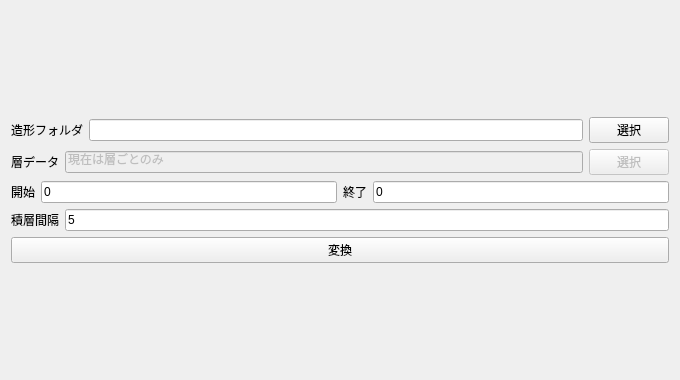
<?xml version="1.0" encoding="UTF-8"?>
<ui version="4.0">
 <class>ConvertPanel</class>
 <widget class="QWidget" name="ConvertPanel">
  <property name="geometry">
   <rect>
    <x>0</x>
    <y>0</y>
    <width>680</width>
    <height>380</height>
   </rect>
  </property>
  <property name="windowTitle">
   <string>Form</string>
  </property>
  <layout class="QGridLayout" name="gridLayout">
   <item row="0" column="0">
    <layout class="QVBoxLayout" name="verticalLayout">
     <item>
      <layout class="QHBoxLayout" name="horizontalLayout_2">
       <item>
        <widget class="QLabel" name="label">
         <property name="text">
          <string>造形フォルダ</string>
         </property>
        </widget>
       </item>
       <item>
        <widget class="QLineEdit" name="modelDirLineEdit">
         <property name="enabled">
          <bool>true</bool>
         </property>
        </widget>
       </item>
       <item>
        <widget class="QPushButton" name="openFolderPathButton">
         <property name="text">
          <string>選択</string>
         </property>
        </widget>
       </item>
      </layout>
     </item>
     <item>
      <layout class="QHBoxLayout" name="horizontalLayout">
       <item>
        <widget class="QLabel" name="label_2">
         <property name="text">
          <string>層データ</string>
         </property>
        </widget>
       </item>
       <item>
        <widget class="QLineEdit" name="layerLineEdit">
         <property name="enabled">
          <bool>false</bool>
         </property>
         <property name="text">
          <string>現在は層ごとのみ</string>
         </property>
        </widget>
       </item>
       <item>
        <widget class="QPushButton" name="openLayerFolderButton">
         <property name="enabled">
          <bool>false</bool>
         </property>
         <property name="text">
          <string>選択</string>
         </property>
        </widget>
       </item>
      </layout>
     </item>
     <item>
      <layout class="QHBoxLayout" name="horizontalLayout_3">
       <item>
        <widget class="QLabel" name="label_4">
         <property name="text">
          <string>開始</string>
         </property>
        </widget>
       </item>
       <item>
        <widget class="QLineEdit" name="startLayerLineEdit">
         <property name="text">
          <string>0</string>
         </property>
        </widget>
       </item>
       <item>
        <widget class="QLabel" name="label_5">
         <property name="text">
          <string>終了</string>
         </property>
        </widget>
       </item>
       <item>
        <widget class="QLineEdit" name="endLayerLineEdit">
         <property name="text">
          <string>0</string>
         </property>
        </widget>
       </item>
      </layout>
     </item>
     <item>
      <layout class="QHBoxLayout" name="horizontalLayout_4">
       <item>
        <widget class="QLabel" name="label_3">
         <property name="text">
          <string>積層間隔</string>
         </property>
        </widget>
       </item>
       <item>
        <widget class="QLineEdit" name="layerPitchLineEdit">
         <property name="text">
          <string>5</string>
         </property>
        </widget>
       </item>
      </layout>
     </item>
     <item>
      <widget class="QPushButton" name="convertPushButton">
       <property name="text">
        <string>変換</string>
       </property>
      </widget>
     </item>
    </layout>
   </item>
  </layout>
 </widget>
 <resources/>
 <connections/>
</ui>
